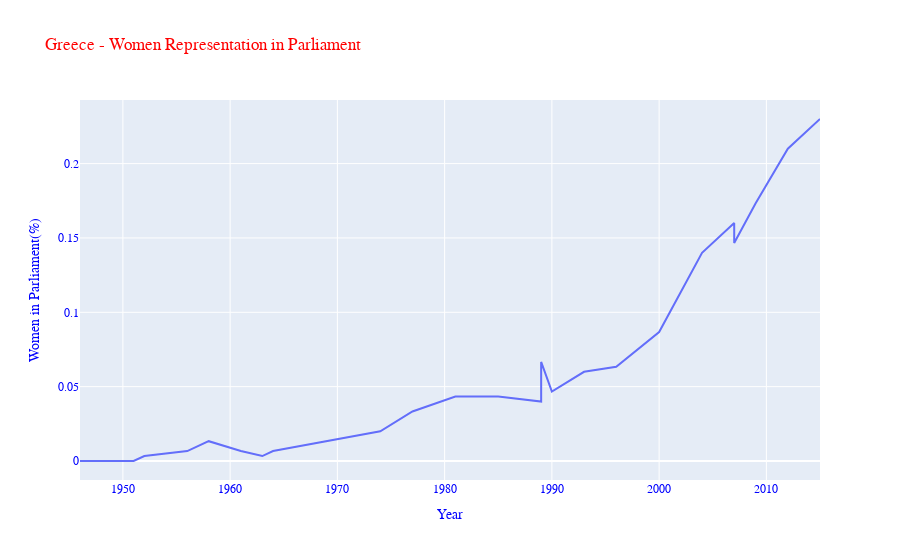

The notebook cell saved with this chart:
### Code cell
import plotly.express as px

country = 'Greece'
df_ = df.query("country == @country")
fig = px.line(df_, x="year", y="women_perc", 
            title='{} - Women Representation in Parliament'.format(country),
            labels=dict(women_perc='Women in Parliament(%)', year="Year")
            )
fig.update_layout(
        font_family="Courier New",
        font_color="blue",
        title_font_family="Courier New",
        title_font_color="red",
        legend_title_font_color="green"
    )
fig.show()

### Figure 1 — Plotly figure (JSON) as saved in the notebook; plotly's stock layout.template omitted (floating-point values rounded to 4 significant figures)
{"data": [{"hovertemplate": "Year=%{x}<br>Women in Parliament(%)=%{y}<extra></extra>", "legendgroup": "", "line": {"color": "#636efa", "dash": "solid"}, "marker": {"symbol": "circle"}, "mode": "lines", "name": "", "orientation": "v", "showlegend": false, "type": "scatter", "x": [1946, 1950, 1951, 1952, 1956, 1958, 1961, 1963, 1964, 1974, 1977, 1981, 1985, 1989, 1989, 1990, 1993, 1996, 2000, 2004, 2007, 2007, 2009, 2012, 2015], "xaxis": "x", "y": [0, 0, 0, 0.003334, 0.006668, 0.01334, 0.006668, 0.003334, 0.006668, 0.02, 0.03333, 0.04333, 0.04333, 0.04, 0.06665, 0.04666, 0.06, 0.06335, 0.0867, 0.14, 0.16, 0.1466, 0.1733, 0.21, 0.23], "yaxis": "y"}], "layout": {"font": {"color": "blue", "family": "Courier New"}, "legend": {"title": {"font": {"color": "green"}}, "tracegroupgap": 0}, "title": {"font": {"color": "red", "family": "Courier New"}, "text": "Greece - Women Representation in Parliament"}, "xaxis": {"anchor": "y", "domain": [0, 1], "title": {"text": "Year"}}, "yaxis": {"anchor": "x", "domain": [0, 1], "title": {"text": "Women in Parliament(%)"}}}}
